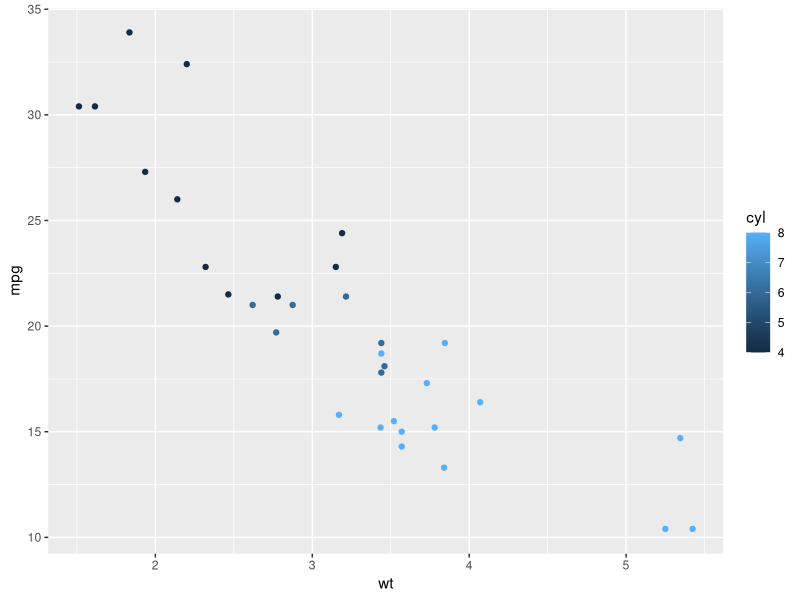
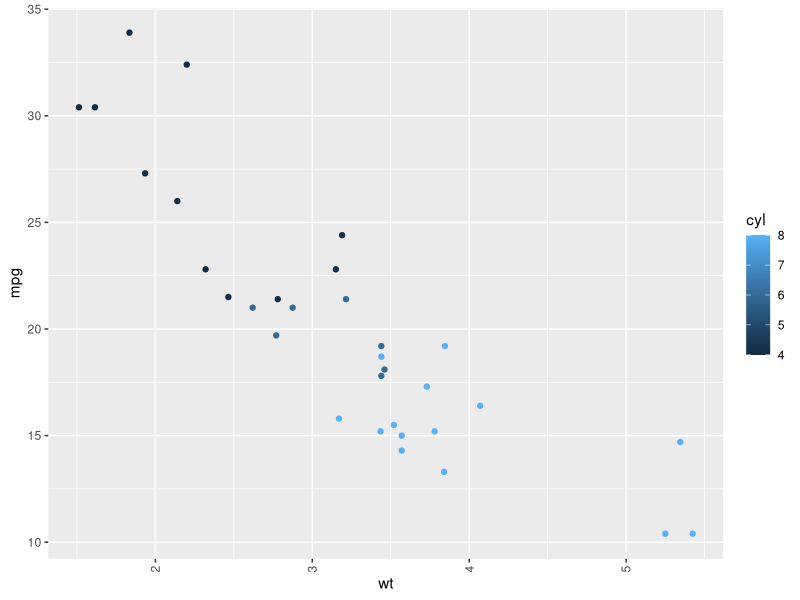
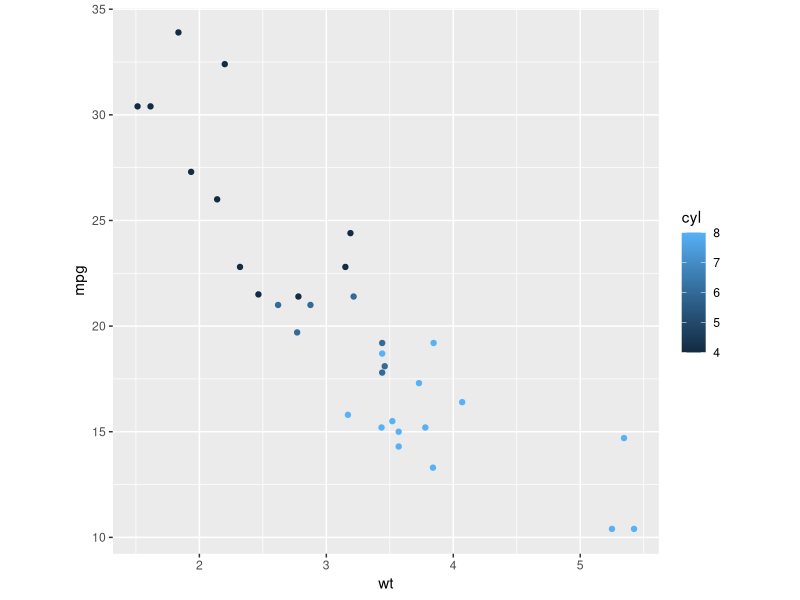
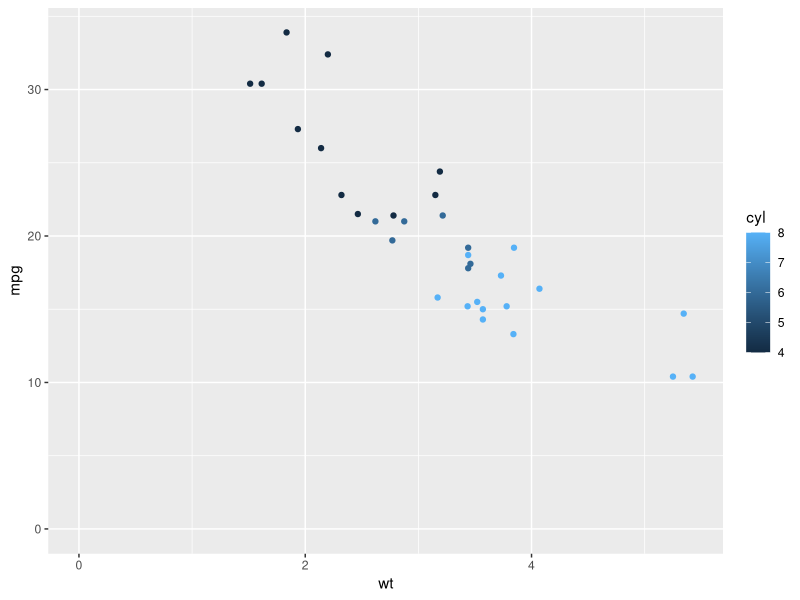
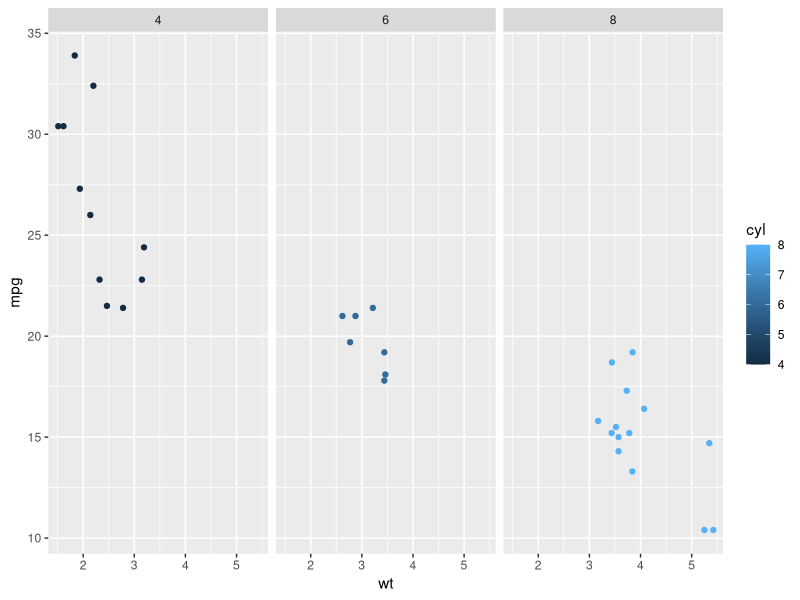
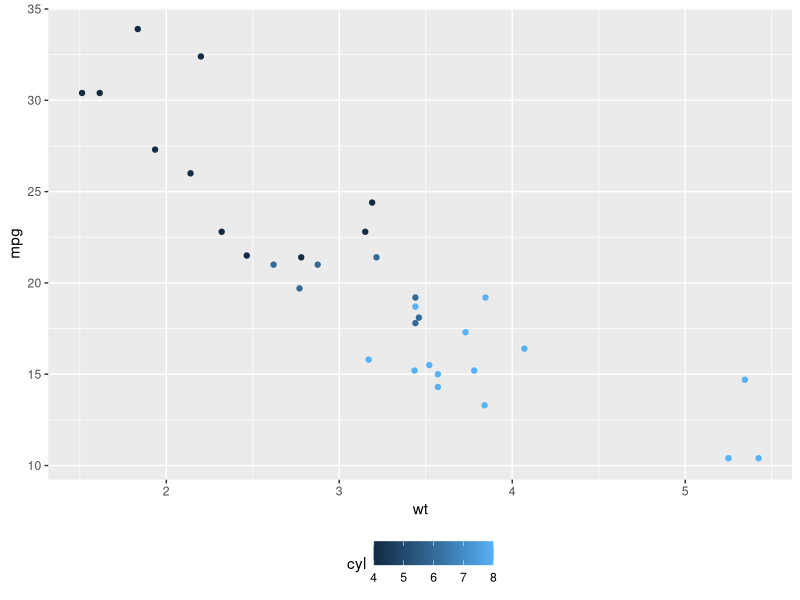
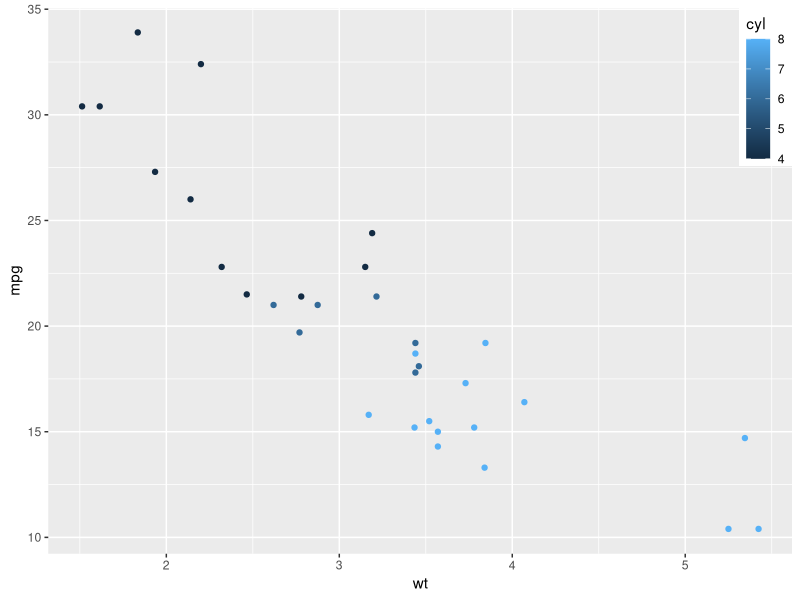
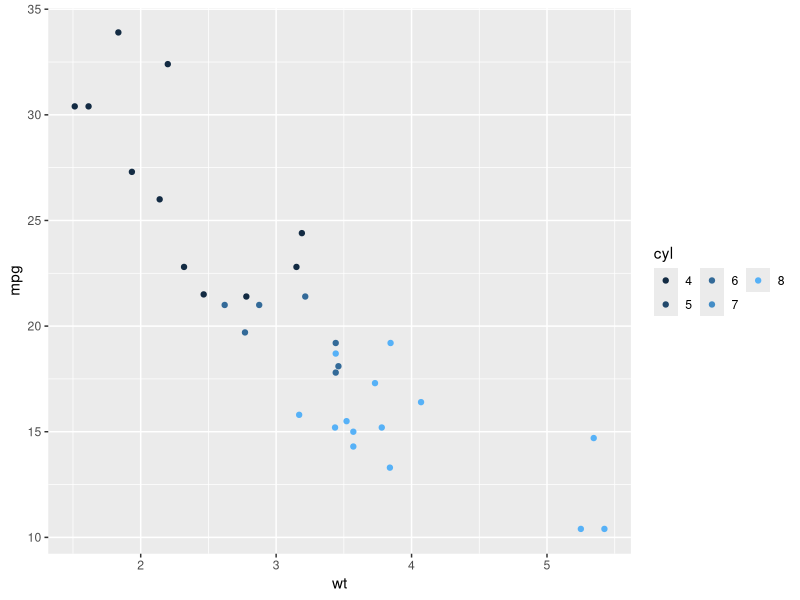

Generate these figures, in order, with R:
## ---- chunk 1
library(ggplot2)
data(mtcars)
p <- ggplot(data = mtcars, aes(x = wt, y = mpg, colour = cyl)) + 
  geom_point()
p
## ---- chunk 2
p + theme(axis.text.x = element_text(angle = 90, hjust = 1, vjust = 0.5))
## ---- chunk 3
p + theme(aspect.ratio=1)
## ---- chunk 4
p + expand_limits(x = 0, y = 0)
## ---- chunk 5
p + facet_wrap( ~ cyl)
## ---- chunk 6
p + theme(legend.position = "bottom")
## ---- chunk 7
p + theme(legend.position = c(1,1), legend.justification = c(1,1))
## ---- chunk 8
p + guides(col = guide_legend(nrow = 2))
## ---- chunk 9
p <- ggplot(data = mtcars, aes(x = wt, y = mpg, colour = factor(cyl))) + 
  geom_point()
p + scale_color_discrete(labels = function(x) strwrap(x, width = 13))
## ---- chunk 10
p + guides(colour = guide_legend(reverse = TRUE))
## ---- chunk 11
p <- ggplot(mtcars, aes(x = wt, y = mpg)) + 
  geom_point() + 
  labs(title = "My title", 
       subtitle = "My subtitle", 
       caption = "This is a caption") + 
  theme(
    plot.title = element_text(hjust = -0.0),
    plot.caption = element_text(hjust = -0.0)
  )
p
